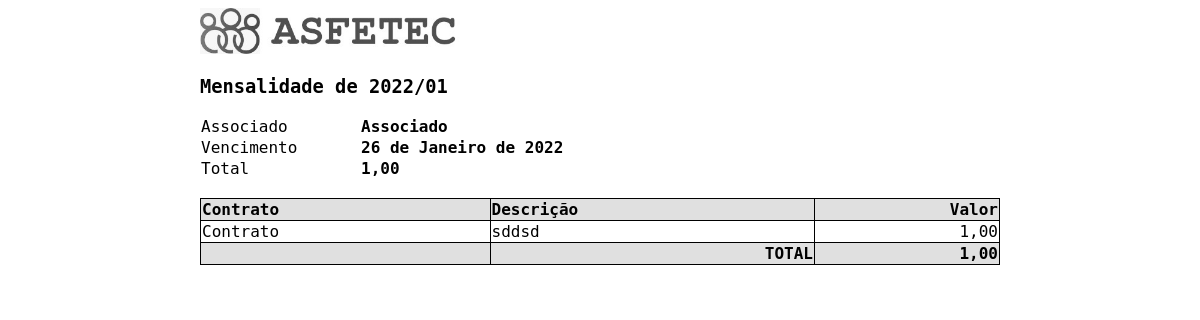
Screenshot of /mensalidade/print_competencia/2/ (signed in) with the database file from the repository.
### app/models/mensalidade.py (models this page shows, shortened)
class Mensalidade(models.Model):
    associado = models.ForeignKey(
        'app.Associado', null=False, on_delete=models.CASCADE, verbose_name=_('Associado'),
        related_name='mensalidades')
    competencia = models.ForeignKey(
        'app.Competencia', null=False, on_delete=models.CASCADE, verbose_name=_('Competência'),
        related_name='mensalidades')
    data_vence = models.DateField(blank=False, null=False, verbose_name=_('Data de Vecimento'))
    multa = models.DecimalField(
        decimal_places=2, max_digits=15, blank=True, null=True, verbose_name=_('Multa'))
    saldo = models.DecimalField(
        decimal_places=2, max_digits=15, blank=True, null=True, verbose_name=_('Saldo'))
    data_pgto = models.DateField(blank=True, null=True, verbose_name=_('Data de Pagamento'))
    valor_pgto = models.DecimalField(
        decimal_places=2, max_digits=15, blank=True, null=True,
        verbose_name=_('Valor do Pagamento'))
    PERCENTUAL_JUROS_MES = 0.01
    PERCENTUAL_MULTA = 0.10
    class Meta:
        unique_together = (('associado', 'competencia'))
        ordering = ['associado__nome', '-competencia__ano', '-competencia__mes']
        verbose_name = _('Mensalidade')
        verbose_name_plural = _('Mensalidades')
    def valor(self):
        soma = 0
        for alinea in self.alineas.all(): soma += alinea.valor
        return soma
    def juros(self):
        if self.data_vence >= date.today() or \
            (self.data_pgto and self.data_vence >= self.data_pgto): return 0
    def total(self):
        soma = self.valor()
        if self.multa: soma += self.multa
        if self.saldo: soma -= self.saldo
        soma += self.juros()
        return soma

### app/models/competencia.py (models this page shows, shortened)
class Competencia(models.Model):
    ano = models.CharField(max_length=4, unique=False, null=False, verbose_name=_('Ano'))
    mes = models.CharField(
        max_length=2, unique=False, null=False, choices=MESES, verbose_name=_('Mês'))
    data = models.DateField(blank=False, null=False, verbose_name=_('Data'))
    DEFAULT_DAY = 25
    class Meta:
        unique_together = (('ano', 'mes'))
        ordering = ['-ano', '-mes']
        verbose_name = _('Competência')
        verbose_name_plural = _('Competências')
    def __str__(self):
        return f"{self.ano}/{self.mes}"

### app/models/associado.py (models this page shows, shortened)
class Associado(models.Model):
    nome = models.CharField(max_length=50, null=False, verbose_name=_('Nome'))
    matricula = models.CharField(
        max_length=20, unique=True, blank=True, null=True, verbose_name=_('Matrícula'))
    telefone = models.CharField(max_length=20, blank=True, null=True, verbose_name=_('Telefone'))
    class Meta:
        ordering = ['nome']
        verbose_name = _('Associado')
        verbose_name_plural = _('Associados')
    def __str__(self):
        return self.nome

### app/models/alinea.py (models this page shows, shortened)
class Alinea(models.Model):
    mensalidade = models.ForeignKey(
        'app.Mensalidade', null=False, on_delete=models.CASCADE, verbose_name=_('Mensalidade'),
        related_name='alineas')
    contratacao = models.ForeignKey(
        'app.Contratacao', null=False, on_delete=models.CASCADE, verbose_name=_('Contratacao'),
        related_name='alineas')
    valor = models.DecimalField(
        decimal_places=2, max_digits=15, null=False, verbose_name=_('Valor'))
    class Meta:
        unique_together = (('mensalidade', 'contratacao'))
        ordering = ['contratacao__contrato__nome']
        verbose_name = _('Alínea')
        verbose_name_plural = _('Alíneas')

### app/models/contrato.py (models this page shows, shortened)
class Contrato(models.Model):
    nome = models.CharField(max_length=50, unique=True, null=False, verbose_name=_('Nome'))
    class Meta:
        ordering = ['nome']
        verbose_name = _('Contrato')
        verbose_name_plural = _('Contratos')
    def __str__(self):
        return self.nome

### app/models/contratacao.py (models this page shows, shortened)
class Contratacao(models.Model):
    contrato = models.ForeignKey(
        'app.Contrato', null=False, on_delete=models.CASCADE, verbose_name=_('Contrato'),
        related_name='contratacoes')
    associado = models.ForeignKey(
        'app.Associado', null=False, on_delete=models.CASCADE, verbose_name=_('Associado'),
        related_name='contratacoes')
    descricao = models.CharField(max_length=250, blank=True, verbose_name=_('Descrição'))
    valor = models.DecimalField(
        decimal_places=2, max_digits=15, null=False, verbose_name=_('Valor'))
    ativa = models.BooleanField(default=True, null=False, verbose_name=_('Ativa'))
    historico = models.TextField(blank=True, verbose_name=_('Histórico'))
    class Meta:
        ordering = ['associado__nome', '-ativa', 'contrato__nome', 'descricao']
        verbose_name = _('Contratação')
        verbose_name_plural = _('Contratações')

### app/views/mensalidade.py (the view)
# urls.py: path('mensalidade/print_competencia/<int:competencia_id>/', mensalidade.print_competencia, name='mensalidade_print_competencia'),
@login_required
def print_competencia(request, competencia_id):
    mensalidades = Mensalidade.objects.filter(competencia_id=competencia_id).all()
    return do_print(request, mensalidades)

### app/templatetags/public_tags.py (called while the page is built)
@register.simple_tag(name='setvar')
def setvar(value=None):
  return value

@register.filter(name='static_file')
def static_file(file):
    with open(f"{settings_value('BASE_DIR')}/{settings_value('STATIC_URL')}{file}","r") as f:
      string = f.read()
    return string

@register.filter(name='get_item_by_index')
def get_item_by_index(indexable, i):
    return indexable[i]

@register.filter(name='settings_value')
def settings_value(name):
    return getattr(settings, name, "")

@register.filter(name='css_class')
def css_class(i):
    return CSS_CLASSES[i]

### app/utils/public.py (called while the page is built)
def set_td(data, class_=""):
    if data == 'action':
        class_ = data
        data = _('Ações')
    if class_ == 'action':
        class_ = "a"
    return {'data': data, 'class': class_}

### app/views/mensalidade.py (called while the page is built)
def do_print(request, mensalidades):
    table_headers = [set_td(_('Contrato')), set_td(_('Descrição')), set_td(_('Valor'), 'r')]
    table_datas = []
    for mensalidade in mensalidades:
        table_data = []
        total = 0
        for alinea in mensalidade.alineas.all():
            total += alinea.valor
            table_data.append([set_td(alinea.contratacao.contrato), set_td(alinea.contratacao.descricao), set_td(alinea.valor, 'r')])
        table_data.append([set_td(''), set_td('TOTAL', 'r'), set_td(total, 'r')])
        table_datas.append(table_data)
    context = {
        'title': '',
        'mensalidades': mensalidades,
        'table_headers': table_headers,
        'table_datas': table_datas,
        'has_total': True}
    return render(request, 'mensalidade/print.html', context)

### app/templates/mensalidade/print.html (shortened to what this page needs)
{% extends "base_print.html" %}
{% load public_tags %}
{% block content %}
  {% for mensalidade in mensalidades %}
    <div class="page-center">
      <h3>Mensalidade de {{ mensalidade.competencia }}</h3>
      <table width="100%">
        <tr>
          <td width="20%">Associado</td>
          <td class="data">{{ mensalidade.associado }}</td>
        </tr>
        <tr>
          <td>Vencimento</td>
          <td class="data">{{ mensalidade.data_vence }}</td>
        </tr>
        <tr>
          <td>Total</td>
          <td class="data">{{ mensalidade.total }}</td>
        </tr>
      </table>
    </div>
    <br />
    {% with table_datas|get_item_by_index:forloop.counter0 as table_data %}
      {% include 'toolbox/table_print.html' %}
    {% endwith %}
  {% endfor %}
{% endblock %}

### app/templates/base_print.html (shortened to what this page needs)
{% load static %}
{% load public_tags %}
<!DOCTYPE html>
<html>
<head>
</head>
<body>
  <div class="page-center">
    <img src="{% static 'images/logo_print.jpg' %}" style="width: 300px;">
  </div>
  <div class="page-center">
    {% block content %}{% endblock %}
  </div>
</body>
</html>

### app/templates/toolbox/table_print.html
{% load public_tags %}
{% if table_data|length > 0 %}
  <table class="table-data"  width="100%">
    <thead>
      <tr>
        {% for item in table_headers %}
          <th class="{{ item.class|css_class }}">{{ item.data }}</th>
        {% endfor %}
      </tr>
    </thead>
    <tbody>
      {% for line in table_data %}
        {% setvar forloop.counter as line_index %}
        <tr>
          {% if has_total and table_data|length == line_index %}
              {% setvar "th" as tag %}
          {% else %}
              {% setvar "td" as tag %}
          {% endif %}
          {% for td in line %}
            <{{ tag }} class="{{ td.class|css_class }}">{{ td.data }}</{{ tag }}>
          {% endfor %}
        </tr>
      {% endfor %}
    </tbody>
  </table>
{% endif %}

### rows the page displays
Mensalidade: competencia "2022/01", associado "Associado", data_vence "26 de Janeiro de 2022", total "1,00", data "Contrato" "Descrição" "Valor", data "TOTAL" "1,00"
Contrato: data "Contrato"
Contratacao: data "sddsd"
Alinea: data "1,00"
